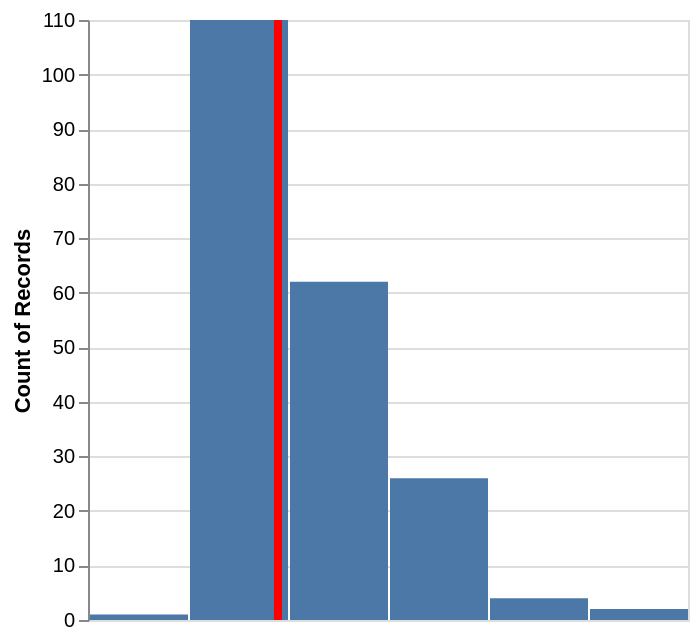

Notebook cell for this chart:
### Code cell
mean_rule = base.mark_rule(color='red').encode(
    x='median(horsepower)',
    size=alt.value(4)
)

bar+mean_rule

### Figure 1 — Vega-Lite specification as saved in the notebook (floating-point values rounded to 4 significant figures; data arrays with more than 128 entries replaced by an {"elided": "..."} marker saying what was removed)
{"config": {"view": {"continuousWidth": 300, "continuousHeight": 300}}, "layer": [{"mark": {"type": "bar"}, "encoding": {"x": {"axis": null, "bin": true, "field": "horsepower", "type": "quantitative"}, "y": {"aggregate": "count", "type": "quantitative"}}}, {"mark": {"type": "rule", "color": "red"}, "encoding": {"size": {"value": 4}, "x": {"aggregate": "median", "field": "horsepower", "type": "quantitative"}}}], "data": {"name": "data-1bed9fbf2600d9190696f48c3511329a"}, "$schema": "https://vega.github.io/schema/vega-lite/v6.1.0.json", "datasets": {"data-1bed9fbf2600d9190696f48c3511329a": {"elided": "205 records"}}}
